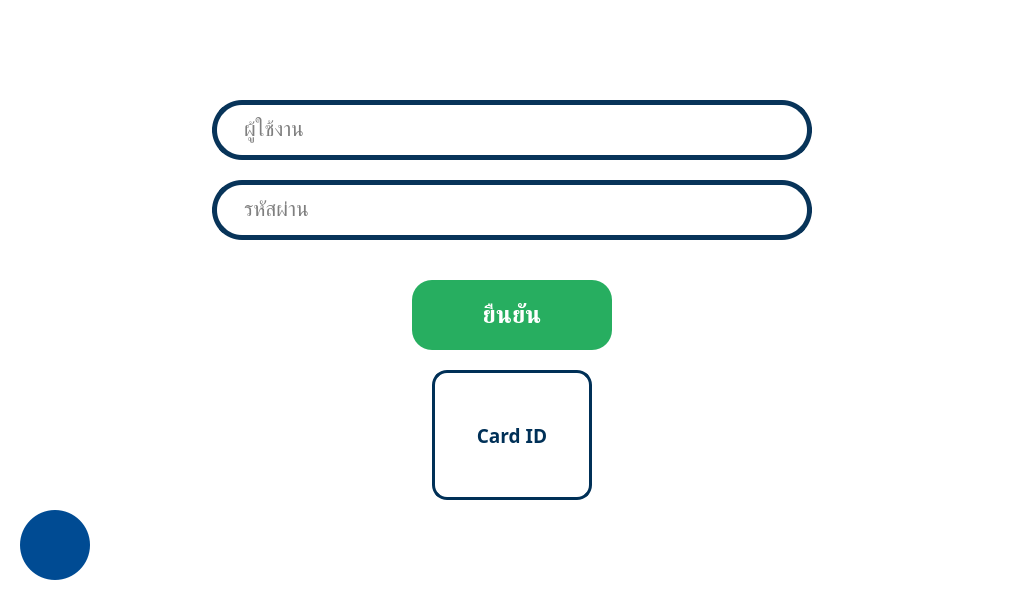
<?xml version="1.0" encoding="UTF-8"?>
<ui version="4.0">
 <class>Screen31Login</class>
 <widget class="QMainWindow" name="Screen31Login">
  <property name="geometry">
   <rect>
    <x>0</x>
    <y>0</y>
    <width>1024</width>
    <height>600</height>
   </rect>
  </property>
  <property name="minimumSize">
   <size>
    <width>1024</width>
    <height>600</height>
   </size>
  </property>
  <property name="maximumSize">
   <size>
    <width>1024</width>
    <height>600</height>
   </size>
  </property>
  <property name="font">
   <font>
    <family>Poppins</family>
   </font>
  </property>
  <property name="windowTitle">
   <string>Login</string>
  </property>
  <property name="styleSheet">
   <string notr="true">background-color: rgb(255, 255, 255);
font-family: 'Poppins', 'Noto Sans Thai';</string>
  </property>
  <widget class="QWidget" name="centralwidget">
   <layout class="QVBoxLayout" name="verticalLayout">
    <property name="spacing">
     <number>0</number>
    </property>
    <property name="leftMargin">
     <number>20</number>
    </property>
    <property name="topMargin">
     <number>0</number>
    </property>
    <property name="rightMargin">
     <number>20</number>
    </property>
    <property name="bottomMargin">
     <number>20</number>
    </property>
    <item>
     <widget class="HeaderBWidget" name="ofrm_header" native="true">
      <property name="minimumSize">
       <size>
        <width>0</width>
        <height>80</height>
       </size>
      </property>
      <property name="maximumSize">
       <size>
        <width>16777215</width>
        <height>80</height>
       </size>
      </property>
     </widget>
    </item>
    <item>
     <layout class="QVBoxLayout" name="mainContentLayout">
      <property name="spacing">
       <number>20</number>
      </property>
      <property name="leftMargin">
       <number>0</number>
      </property>
      <property name="topMargin">
       <number>0</number>
      </property>
      <property name="rightMargin">
       <number>0</number>
      </property>
      <property name="bottomMargin">
       <number>0</number>
      </property>
      <item>
       <layout class="QVBoxLayout" name="loginFormLayout">
        <property name="spacing">
         <number>20</number>
        </property>
        <property name="leftMargin">
         <number>0</number>
        </property>
        <property name="topMargin">
         <number>20</number>
        </property>
        <property name="rightMargin">
         <number>0</number>
        </property>
        <property name="bottomMargin">
         <number>20</number>
        </property>
        <item alignment="Qt::AlignHCenter">
         <widget class="QLineEdit" name="oedit_username">
          <property name="minimumSize">
           <size>
            <width>600</width>
            <height>60</height>
           </size>
          </property>
          <property name="maximumSize">
           <size>
            <width>600</width>
            <height>60</height>
           </size>
          </property>
          <property name="font">
           <font>
            <family>Poppins</family>
            <pointsize>16</pointsize>
           </font>
          </property>
          <property name="styleSheet">
           <string notr="true">QLineEdit {
	background-color: white;
	border: 5px solid #083459;
	border-radius: 30px;
	padding-left: 25px;
	padding-right: 25px;
	color: #000000;
}
QLineEdit:focus {
	border: 5px solid #0066CC;
}</string>
          </property>
          <property name="placeholderText">
           <string>ผู้ใช้งาน</string>
          </property>
         </widget>
        </item>
        <item alignment="Qt::AlignHCenter">
         <widget class="QFrame" name="ofrm_password_container">
          <property name="minimumSize">
           <size>
            <width>600</width>
            <height>60</height>
           </size>
          </property>
          <property name="maximumSize">
           <size>
            <width>600</width>
            <height>60</height>
           </size>
          </property>
          <property name="styleSheet">
           <string notr="true">QFrame#ofrm_password_container {
	background-color: white;
	border: 5px solid #083459;
	border-radius: 30px;
}
QFrame#ofrm_password_container:focus-within {
	border: 5px solid #0066CC;
}</string>
          </property>
          <property name="frameShape">
           <enum>QFrame::NoFrame</enum>
          </property>
          <layout class="QHBoxLayout" name="passwordLayout">
           <property name="spacing">
            <number>0</number>
           </property>
           <property name="leftMargin">
            <number>25</number>
           </property>
           <property name="topMargin">
            <number>0</number>
           </property>
           <property name="rightMargin">
            <number>5</number>
           </property>
           <property name="bottomMargin">
            <number>0</number>
           </property>
           <item>
            <widget class="QLineEdit" name="oedit_password">
             <property name="font">
              <font>
               <family>Poppins</family>
               <pointsize>16</pointsize>
              </font>
             </property>
             <property name="styleSheet">
              <string notr="true">QLineEdit {
	background-color: transparent;
	border: none;
	color: #000000;
}
QLineEdit:focus {
	border: none;
}</string>
             </property>
             <property name="echoMode">
              <enum>QLineEdit::Password</enum>
             </property>
             <property name="placeholderText">
              <string>รหัสผ่าน</string>
             </property>
            </widget>
           </item>
           <item>
            <widget class="QPushButton" name="obtn_password_toggle">
             <property name="minimumSize">
              <size>
               <width>40</width>
               <height>40</height>
              </size>
             </property>
             <property name="maximumSize">
              <size>
               <width>40</width>
               <height>40</height>
              </size>
             </property>
             <property name="styleSheet">
              <string notr="true">QPushButton {
	background-color: transparent;
	border: none;
	border-radius: 20px;
}
QPushButton:hover {
	background-color: rgba(0, 102, 204, 0.1);
}
QPushButton:pressed {
	background-color: rgba(0, 102, 204, 0.2);
}</string>
             </property>
             <property name="text">
              <string/>
             </property>
             <property name="icon">
              <iconset resource="../../assets/resources.qrc">
               <normaloff>:/images/password_hide.png</normaloff>:/images/password_hide.png</iconset>
             </property>
             <property name="iconSize">
              <size>
               <width>30</width>
               <height>30</height>
              </size>
             </property>
             <property name="checkable">
              <bool>true</bool>
             </property>
            </widget>
           </item>
          </layout>
         </widget>
        </item>
       </layout>
      </item>
      <item>
       <layout class="QHBoxLayout" name="loginButtonLayout">
        <item>
         <spacer name="horizontalSpacer_btnLeft">
          <property name="orientation">
           <enum>Qt::Horizontal</enum>
          </property>
          <property name="sizeHint" stdset="0">
           <size>
            <width>40</width>
            <height>20</height>
           </size>
          </property>
         </spacer>
        </item>
        <item>
         <widget class="QPushButton" name="obtn_login">
          <property name="minimumSize">
           <size>
            <width>200</width>
            <height>70</height>
           </size>
          </property>
          <property name="maximumSize">
           <size>
            <width>200</width>
            <height>70</height>
           </size>
          </property>
          <property name="font">
           <font>
            <family>Poppins</family>
            <pointsize>18</pointsize>
            <weight>75</weight>
            <bold>true</bold>
           </font>
          </property>
          <property name="styleSheet">
           <string notr="true">QPushButton {
	background-color: #27AE60;
	border: none;
	border-radius: 20px;
	color: white;
	padding: 10px 40px;
}
QPushButton:hover {
	background-color: #229954;
}
QPushButton:pressed {
	background-color: #1E8449;
}</string>
          </property>
          <property name="text">
           <string>ยืนยัน</string>
          </property>
         </widget>
        </item>
        <item>
         <spacer name="horizontalSpacer_btnRight">
          <property name="orientation">
           <enum>Qt::Horizontal</enum>
          </property>
          <property name="sizeHint" stdset="0">
           <size>
            <width>40</width>
            <height>20</height>
           </size>
          </property>
         </spacer>
        </item>
       </layout>
      </item>
      <item>
       <layout class="QHBoxLayout" name="supervisorCardLayout">
        <item>
         <spacer name="horizontalSpacer_cardLeft">
          <property name="orientation">
           <enum>Qt::Horizontal</enum>
          </property>
          <property name="sizeHint" stdset="0">
           <size>
            <width>40</width>
            <height>20</height>
           </size>
          </property>
         </spacer>
        </item>
        <item>
         <widget class="QToolButton" name="obtn_card_id">
          <property name="minimumSize">
           <size>
            <width>160</width>
            <height>130</height>
           </size>
          </property>
          <property name="maximumSize">
           <size>
            <width>160</width>
            <height>130</height>
           </size>
          </property>
          <property name="font">
           <font>
            <family>Poppins</family>
            <pointsize>14</pointsize>
            <weight>75</weight>
            <bold>true</bold>
           </font>
          </property>
          <property name="styleSheet">
           <string notr="true">QToolButton {
	background-color: white;
	border: 3px solid #003057;
	border-radius: 15px;
	color: #003057;
	padding: 10px;
}
QToolButton:hover {
	background-color: #E8F0F8;
	border: 3px solid #0066CC;
}
QToolButton:pressed {
	background-color: #D0E4F5;
	border: 3px solid #004B93;
}</string>
          </property>
          <property name="text">
           <string>Card ID</string>
          </property>
          <property name="icon">
           <iconset resource="../../assets/resources.qrc">
            <normaloff>:/images/rfid.png</normaloff>:/images/rfid.png</iconset>
          </property>
          <property name="iconSize">
           <size>
            <width>120</width>
            <height>60</height>
           </size>
          </property>
          <property name="toolButtonStyle">
           <enum>Qt::ToolButtonTextUnderIcon</enum>
          </property>
         </widget>
        </item>
        <item>
         <spacer name="horizontalSpacer_cardRight">
          <property name="orientation">
           <enum>Qt::Horizontal</enum>
          </property>
          <property name="sizeHint" stdset="0">
           <size>
            <width>40</width>
            <height>20</height>
           </size>
          </property>
         </spacer>
        </item>
       </layout>
      </item>
      <item>
       <spacer name="verticalSpacer_bottom">
        <property name="orientation">
         <enum>Qt::Vertical</enum>
        </property>
        <property name="sizeHint" stdset="0">
         <size>
          <width>20</width>
          <height>40</height>
         </size>
        </property>
       </spacer>
      </item>
     </layout>
    </item>
    <item>
     <layout class="QHBoxLayout" name="bottomLayout">
      <property name="spacing">
       <number>0</number>
      </property>
      <property name="leftMargin">
       <number>0</number>
      </property>
      <property name="topMargin">
       <number>0</number>
      </property>
      <property name="rightMargin">
       <number>0</number>
      </property>
      <property name="bottomMargin">
       <number>0</number>
      </property>
      <item>
       <widget class="QPushButton" name="obtn_previous">
        <property name="minimumSize">
         <size>
          <width>70</width>
          <height>70</height>
         </size>
        </property>
        <property name="maximumSize">
         <size>
          <width>70</width>
          <height>70</height>
         </size>
        </property>
        <property name="styleSheet">
         <string notr="true">QPushButton {
	background-color: #004B93;
	border-radius: 35px;
}
QPushButton:hover {
	background-color: #0066CC;
}
QPushButton:pressed {
	background-color: #003057;
}</string>
        </property>
        <property name="text">
         <string/>
        </property>
        <property name="icon">
         <iconset resource="../../assets/resources.qrc">
          <normaloff>:/icon/chevron-left.svg</normaloff>:/icon/chevron-left.svg</iconset>
        </property>
        <property name="iconSize">
         <size>
          <width>55</width>
          <height>55</height>
         </size>
        </property>
       </widget>
      </item>
      <item>
       <spacer name="horizontalSpacer">
        <property name="orientation">
         <enum>Qt::Horizontal</enum>
        </property>
        <property name="sizeHint" stdset="0">
         <size>
          <width>40</width>
          <height>20</height>
         </size>
        </property>
       </spacer>
      </item>
     </layout>
    </item>
   </layout>
  </widget>
 </widget>
 <customwidgets>
  <customwidget>
   <class>HeaderBWidget</class>
   <extends>QWidget</extends>
   <header location="global">src.ui.widgets.header_b_widget</header>
   <container>1</container>
  </customwidget>
 </customwidgets>
 <resources>
  <include location="../../assets/resources.qrc"/>
 </resources>
 <connections/>
</ui>
